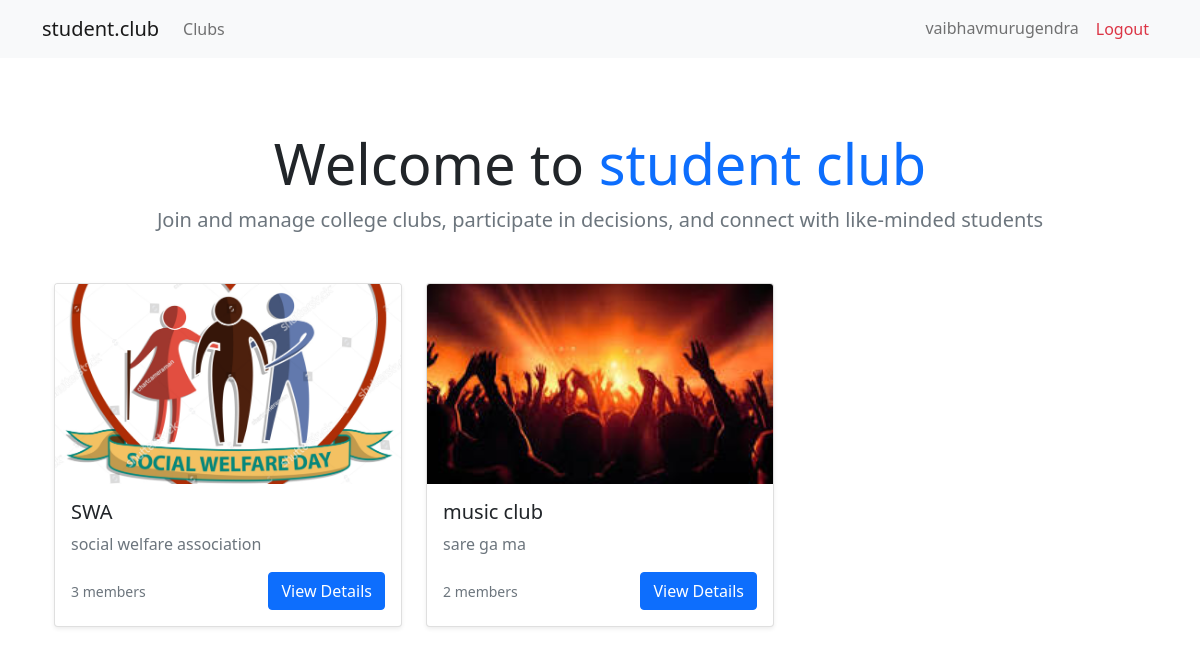
The app's page / (signed in) with its own data.
### clubs/models.py (models this page shows, shortened)
class Club(models.Model):
    name = models.CharField(max_length=100)
    description = models.TextField()
    logo = models.ImageField(upload_to='club_logos/', null=True, blank=True)
    created_at = models.DateTimeField(auto_now_add=True)
    creator = models.ForeignKey(User, on_delete=models.CASCADE, related_name='created_clubs')

### clubs/views.py (the view)
# urls.py: path('', views.home, name='home'),
def home(request):
    if request.user.is_authenticated:
        clubs = Club.objects.filter(member__user=request.user).order_by('name', '-created_at')
    else:
        clubs = Club.objects.none()
    return render(request, 'home.html', {'clubs': clubs})

### clubs/templates/home.html (shortened to what this page needs)
{% extends 'base.html' %}
{% block content %}
<div class="container py-5">
    <div class="text-center mb-5">
        <h1 class="display-4">Welcome to <span class="text-primary">student club</span></h1>
        <p class="lead text-muted">Join and manage college clubs, participate in decisions, and connect with like-minded students</p>
    </div>
    <div id="clubs-container" class="row">
        {% if clubs %}
            {% for club in clubs %}
                <div class="col-md-4 mb-4">
                    <div class="card h-100 shadow-sm">
                        {% if club.logo %}
                            <img src="{{ club.logo.url }}" class="card-img-top" alt="{{ club.name }}" style="height: 200px; object-fit: cover;">
                        {% endif %}
                        <div class="card-body">
                            <h5 class="card-title">{{ club.name }}</h5>
                            <p class="card-text text-muted">{{ club.description|truncatewords:30 }}</p>
                            <div class="d-flex justify-content-between align-items-center">
                                <small class="text-muted">{{ club.member_set.count }} members</small>
                                <a href="{% url 'club_detail' club.id %}" class="btn btn-primary">View Details</a>
                            </div>
                        </div>
                    </div>
                </div>
            {% endfor %}
        {% else %}
            <div class="col-12 text-center">
                <p class="text-muted">No clubs available yet. Be the first to create one!</p>
            </div>
        {% endif %}
    </div>
</div>
{% endblock %}

### clubs/templates/base.html (shortened to what this page needs)
{% load static %}
<!DOCTYPE html>
<html lang="en">
<head>
    <link href="https://cdn.jsdelivr.net/npm/bootstrap@5.1.3/dist/css/bootstrap.min.css" rel="stylesheet">
    <link href="https://cdn.jsdelivr.net/npm/bootstrap-icons@1.7.2/font/bootstrap-icons.css" rel="stylesheet">
</head>
<body>
    <nav class="navbar navbar-expand-lg navbar-light bg-light">
        <div class="container">
            <a class="navbar-brand" href="{% url 'home' %}">student.club</a>
            <div class="collapse navbar-collapse" id="navbarNav">
                <ul class="navbar-nav me-auto">
                    <li class="nav-item">
                        <a class="nav-link" href="{% url 'club_list' %}">Clubs</a>
                    </li>
                </ul>
                <ul class="navbar-nav">
                    {% if user.is_authenticated %}
                        <li class="nav-item">
                            <a class="nav-link" href="#">{{ user.username }}</a>
                        </li>
                        <li class="nav-item">
                            <form method="post" action="{% url 'logout' %}" class="d-inline">
                                <button type="submit" class="nav-link btn btn-link text-danger">Logout</button>
                            </form>
                        </li>
                    {% endif %}
                </ul>
            </div>
        </div>
    </nav>
    <main class="container mt-4">
        {% block content %}{% endblock %}
    </main>
</body>
</html>

### records on screen
Club: logo (picture), name "SWA", description "social welfare association", member_set.count "3"
Club: logo (picture), name "music club", description "sare ga ma", member_set.count "2"

### other values on screen
{{ user.username }} "vaibhavmurugendra"
